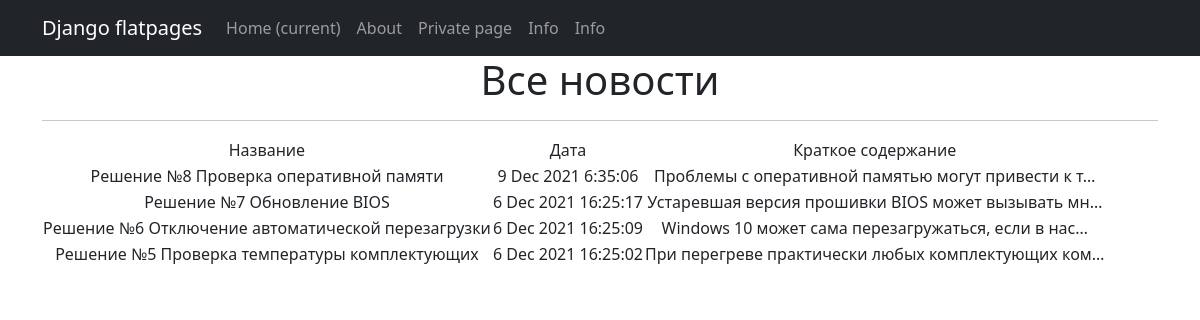
Page /news/ on the committed database.
### newapp/models.py (models this page shows, shortened)
class Post(models.Model):
    objects = None
    author = models.ForeignKey(Author, on_delete=models.CASCADE)
    NEWS = 'NW'
    ARTICLE = 'AR'
    CATEGORY_CHOICES = (
        (NEWS, 'Новость'),
        (ARTICLE, 'Статья'),
    )
    categoryType = models.CharField(
        max_length=2, choices=CATEGORY_CHOICES, default=ARTICLE)
    dateCreation = models.DateTimeField(auto_now_add=True)
    postCategory = models.ManyToManyField(Category, through='PostCategory')
    title = models.CharField(max_length=128)
    text = models.TextField()
    rating = models.SmallIntegerField(default=0)

### newapp/views.py (the view)
# urls.py: path('', NewsList.as_view()),
class NewsList(ListView):
    model = Post  # указываем модель, объекты которой мы будем выводить
    template_name = 'news.html'  # указываем имя шаблона, где будет лежать HTML, в котором будут все инструкции о том, как именно пользователю должны вывестись наши объекты
    context_object_name = 'newslist'  # это имя списка, в котором будут лежать все объекты, его надо указать, чтобы обратиться к самому списку объектов через HTML-шаблон
    queryset = Post.objects.order_by('-dateCreation')

### templates/news.html (shortened to what this page needs)
{% extends 'flatpages/default.html' %}
{% load _filters %}
{% block content %}
    <h1>Все новости</h1>
    <hr>
    {% if newslist %}
        <table>
            <tr>
                <td>
                    Название
                </td>
                <td>
                    Дата
                </td>
                <td>
                    Краткое содержание
                </td>
            </tr>
        {% for news_detail in newslist %}
            <tr>
                <td>
                    {{ news_detail.title|cut:"херня" }}
                </td>
                <td>
                    {{ news_detail.dateCreation|date:"j M Y G:i:s" }}
                </td>
                <td>
                    {{ news_detail.text|truncatechars:50|cut:"жопа" }}
                </td>
            </tr>
        {% endfor %}
        </table>
    {% else %}
        <h2>Новостей нет!</h2>
    {% endif %}
{% endblock content %}

### templates/flatpages/default.html (shortened to what this page needs)
<!DOCTYPE html>
<html lang="en">
    <head>
        {% load static %}
        <link href="{% static 'css/styles.css' %}" rel="stylesheet" />
    </head>
    <body>
        <nav class="navbar navbar-expand-lg navbar-dark bg-dark static-top">
            <div class="container">
                <a class="navbar-brand" href="#">Django flatpages</a>
                <div class="collapse navbar-collapse" id="navbarResponsive">
                     <ul class="navbar-nav ml-auto">
                         <li class="nav-item active">
                            <a class="nav-link" href="#">Home
                                <span class="sr-only">(current)</span>
                            </a>
                        </li>
                        <li class="nav-item">
                            <a class="nav-link" href="/about/">About</a>
                        </li>
                         <li class="nav-item">
                            <a class="nav-link" href="/private/">Private page</a>
                        </li>
                         <li class="nav-item">
                            <a class="nav-link" href="/info/">Info</a>
                        </li>
                         <li class="nav-item">
                            <a class="nav-link" href="/templates/flatpages/rtt.html">Info</a>
                        </li>
                    </ul>>
                </div>
            </div>
        </nav>
        <div class="container">
            <div class="row">
                <div class="col-lg-12 text-center">
                    {% block content %}{% endblock content %}
                </div>
            </div>
        </div>
    </body>
</html>

### rows in the picture
Post: title "Решение №8 Проверка оперативной памяти", dateCreation "9 Dec 2021 6:35:06", text "Проблемы с оперативной памятью могут привести к т…"
Post: title "Решение №7 Обновление BIOS", dateCreation "6 Dec 2021 16:25:17", text "Устаревшая версия прошивки BIOS может вызывать мн…"
Post: title "Решение №6 Отключение автоматической перезагрузки", dateCreation "6 Dec 2021 16:25:09", text "Windows 10 может сама перезагружаться, если в нас…"
Post: title "Решение №5 Проверка температуры комплектующих", dateCreation "6 Dec 2021 16:25:02", text "При перегреве практически любых комплектующих ком…"
